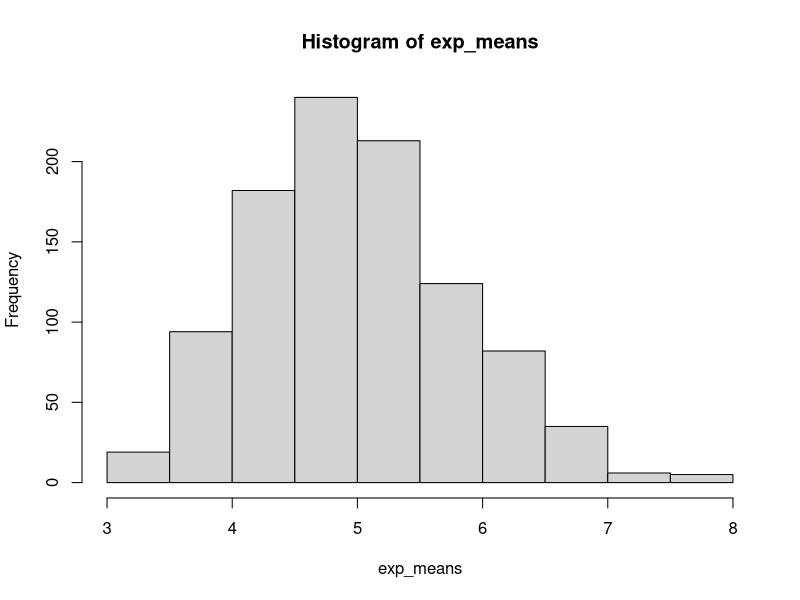
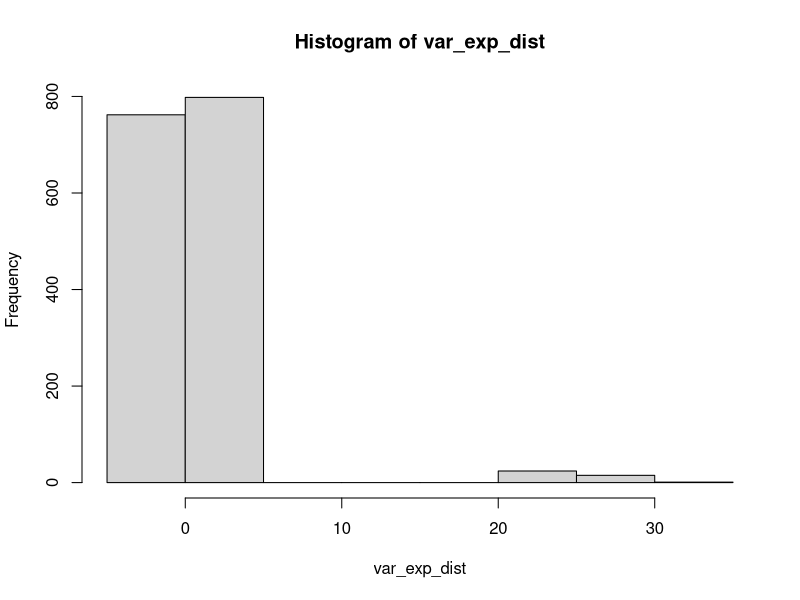

R code for these plots, in order:
lambda <- 0.2
n <- 40
num_sims <- 1000
set.seed(42)

exp_dist <- matrix(rexp(n * num_sims,lambda),num_sims)
exp_means <- apply(exp_dist, MARGIN=1,FUN=mean)
exp_sd <- apply(exp_dist, MARGIN=1,FUN=sd)
hist(exp_means)

theoretical_exp_mean <- 1/lambda
theoretical_exp_sd <- 1/lambda
avg_sample_mean <- mean(exp_means)
var_exp_means <- var(exp_means)
sd_exp_means <- sd(exp_means)
mean_exp_sd <- mean(exp_sd)

var_exp_dist <- var(exp_dist)
sd_exp_dist <- sd(exp_dist)

hist(var_exp_dist)
